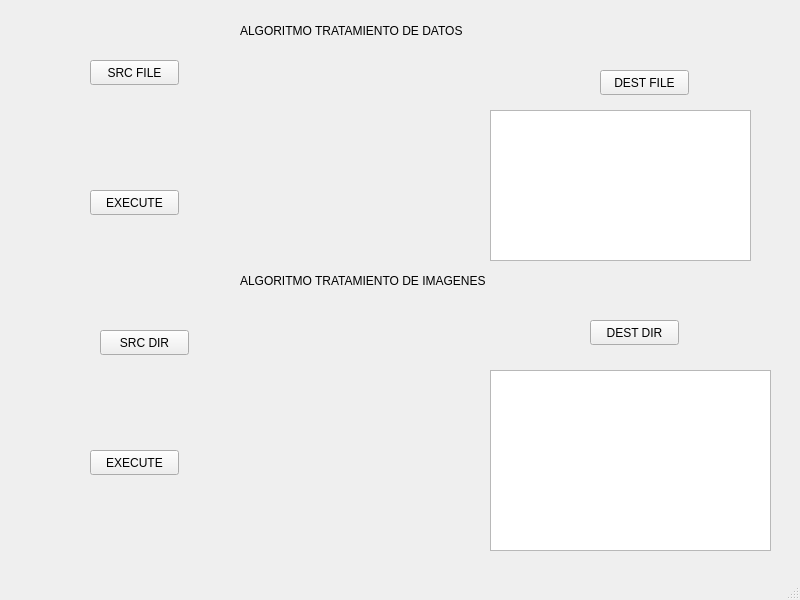
<?xml version="1.0" encoding="UTF-8"?>
<ui version="4.0">
 <class>MainWindow</class>
 <widget class="QMainWindow" name="MainWindow">
  <property name="geometry">
   <rect>
    <x>0</x>
    <y>0</y>
    <width>800</width>
    <height>600</height>
   </rect>
  </property>
  <property name="windowTitle">
   <string>MainWindow</string>
  </property>
  <widget class="QWidget" name="centralwidget">
   <widget class="QLabel" name="label">
    <property name="geometry">
     <rect>
      <x>240</x>
      <y>20</y>
      <width>281</width>
      <height>21</height>
     </rect>
    </property>
    <property name="text">
     <string>ALGORITMO TRATAMIENTO DE DATOS</string>
    </property>
   </widget>
   <widget class="QLabel" name="label_2">
    <property name="geometry">
     <rect>
      <x>240</x>
      <y>270</y>
      <width>301</width>
      <height>21</height>
     </rect>
    </property>
    <property name="text">
     <string>ALGORITMO TRATAMIENTO DE IMAGENES</string>
    </property>
   </widget>
   <widget class="QPushButton" name="srcFileBtn">
    <property name="geometry">
     <rect>
      <x>90</x>
      <y>60</y>
      <width>89</width>
      <height>25</height>
     </rect>
    </property>
    <property name="text">
     <string>SRC FILE</string>
    </property>
   </widget>
   <widget class="QPushButton" name="destFileBtn">
    <property name="geometry">
     <rect>
      <x>600</x>
      <y>70</y>
      <width>89</width>
      <height>25</height>
     </rect>
    </property>
    <property name="text">
     <string>DEST FILE</string>
    </property>
   </widget>
   <widget class="QPushButton" name="execDataBtn">
    <property name="geometry">
     <rect>
      <x>90</x>
      <y>190</y>
      <width>89</width>
      <height>25</height>
     </rect>
    </property>
    <property name="text">
     <string>EXECUTE</string>
    </property>
   </widget>
   <widget class="QPushButton" name="srcDirBtn">
    <property name="geometry">
     <rect>
      <x>100</x>
      <y>330</y>
      <width>89</width>
      <height>25</height>
     </rect>
    </property>
    <property name="text">
     <string>SRC DIR</string>
    </property>
   </widget>
   <widget class="QPushButton" name="destDirBtn">
    <property name="geometry">
     <rect>
      <x>590</x>
      <y>320</y>
      <width>89</width>
      <height>25</height>
     </rect>
    </property>
    <property name="text">
     <string>DEST DIR</string>
    </property>
   </widget>
   <widget class="QPushButton" name="execImageBtn">
    <property name="geometry">
     <rect>
      <x>90</x>
      <y>450</y>
      <width>89</width>
      <height>25</height>
     </rect>
    </property>
    <property name="text">
     <string>EXECUTE</string>
    </property>
   </widget>
   <widget class="QTextEdit" name="textEdit_Data">
    <property name="geometry">
     <rect>
      <x>490</x>
      <y>110</y>
      <width>261</width>
      <height>151</height>
     </rect>
    </property>
    <property name="readOnly">
     <bool>true</bool>
    </property>
   </widget>
   <widget class="QTextEdit" name="textEdit_Image">
    <property name="geometry">
     <rect>
      <x>490</x>
      <y>370</y>
      <width>281</width>
      <height>181</height>
     </rect>
    </property>
    <property name="readOnly">
     <bool>true</bool>
    </property>
   </widget>
  </widget>
  <widget class="QMenuBar" name="menubar">
   <property name="geometry">
    <rect>
     <x>0</x>
     <y>0</y>
     <width>800</width>
     <height>22</height>
    </rect>
   </property>
  </widget>
  <widget class="QStatusBar" name="statusbar"/>
 </widget>
 <resources/>
 <connections/>
</ui>
